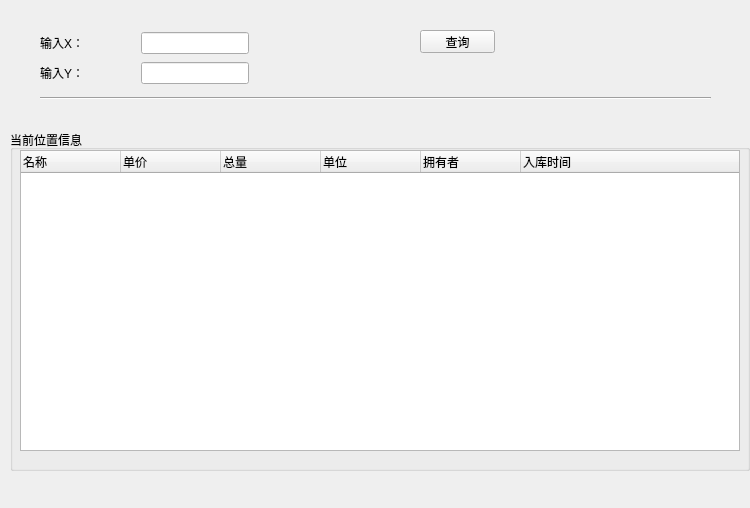
<?xml version="1.0" encoding="UTF-8"?>
<ui version="4.0">
 <class>StoreMap</class>
 <widget class="QWidget" name="StoreMap">
  <property name="geometry">
   <rect>
    <x>0</x>
    <y>0</y>
    <width>750</width>
    <height>508</height>
   </rect>
  </property>
  <property name="windowTitle">
   <string>Form</string>
  </property>
  <property name="styleSheet">
   <string notr="true">font: 9pt &quot;微软雅黑&quot;;</string>
  </property>
  <widget class="QWidget" name="layoutWidget">
   <property name="geometry">
    <rect>
     <x>40</x>
     <y>30</y>
     <width>209</width>
     <height>58</height>
    </rect>
   </property>
   <layout class="QVBoxLayout" name="verticalLayout">
    <item>
     <layout class="QHBoxLayout" name="horizontalLayout">
      <item>
       <widget class="QLabel" name="label">
        <property name="text">
         <string>输入X：</string>
        </property>
       </widget>
      </item>
      <item>
       <spacer name="horizontalSpacer">
        <property name="orientation">
         <enum>Qt::Horizontal</enum>
        </property>
        <property name="sizeHint" stdset="0">
         <size>
          <width>18</width>
          <height>17</height>
         </size>
        </property>
       </spacer>
      </item>
      <item>
       <widget class="QLineEdit" name="editX"/>
      </item>
     </layout>
    </item>
    <item>
     <layout class="QHBoxLayout" name="horizontalLayout_2">
      <item>
       <widget class="QLabel" name="label_2">
        <property name="text">
         <string>输入Y：</string>
        </property>
       </widget>
      </item>
      <item>
       <spacer name="horizontalSpacer_2">
        <property name="orientation">
         <enum>Qt::Horizontal</enum>
        </property>
        <property name="sizeHint" stdset="0">
         <size>
          <width>17</width>
          <height>20</height>
         </size>
        </property>
       </spacer>
      </item>
      <item>
       <widget class="QLineEdit" name="editY"/>
      </item>
     </layout>
    </item>
   </layout>
  </widget>
  <widget class="QPushButton" name="okButton">
   <property name="geometry">
    <rect>
     <x>420</x>
     <y>30</y>
     <width>75</width>
     <height>23</height>
    </rect>
   </property>
   <property name="text">
    <string>查询</string>
   </property>
  </widget>
  <widget class="Line" name="line">
   <property name="geometry">
    <rect>
     <x>40</x>
     <y>90</y>
     <width>671</width>
     <height>16</height>
    </rect>
   </property>
   <property name="orientation">
    <enum>Qt::Horizontal</enum>
   </property>
  </widget>
  <widget class="QGroupBox" name="groupBox">
   <property name="geometry">
    <rect>
     <x>10</x>
     <y>130</y>
     <width>740</width>
     <height>341</height>
    </rect>
   </property>
   <property name="title">
    <string>当前位置信息</string>
   </property>
   <widget class="QTreeWidget" name="treeWidget">
    <property name="geometry">
     <rect>
      <x>10</x>
      <y>20</y>
      <width>720</width>
      <height>301</height>
     </rect>
    </property>
    <column>
     <property name="text">
      <string>名称</string>
     </property>
    </column>
    <column>
     <property name="text">
      <string>单价</string>
     </property>
    </column>
    <column>
     <property name="text">
      <string>总量</string>
     </property>
    </column>
    <column>
     <property name="text">
      <string>单位</string>
     </property>
    </column>
    <column>
     <property name="text">
      <string>拥有者</string>
     </property>
    </column>
    <column>
     <property name="text">
      <string>入库时间</string>
     </property>
    </column>
   </widget>
  </widget>
 </widget>
 <resources/>
 <connections/>
</ui>
